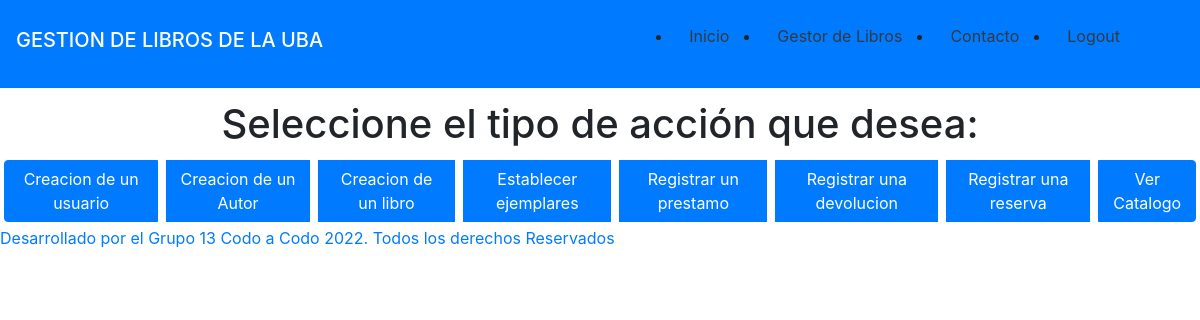
Before: /catalogo/consultas/Cervantes (signed in) with the older database file.
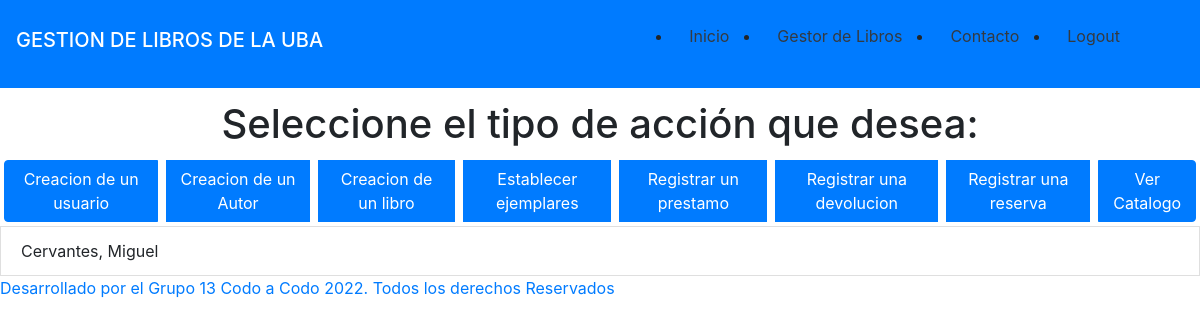
After: the same page with the newer database file.
### catalogo/models.py (models this page shows)
class autores(models.Model):
    nombre = models.CharField(max_length=50, verbose_name="Nombre")
    apellido = models.CharField(max_length=50, verbose_name="Apellido")
    nacionalidad = models.CharField(max_length=50, verbose_name="Nacionalidad")
    def __str__(self):
        return self.nombre + " " + self.apellido

### catalogo/views.py (the view)
# urls.py: path('consultas/<str:apellido>', views.consultas, name="consultas"),
@login_required(login_url='/login')
def consultas(request, apellido ):
    apellido = apellido.capitalize()
    autores_busqueda = autores.objects.filter(apellido=apellido)
    print(autores_busqueda)
    if autores_busqueda is not None:
        return render(request, "catalogo/index.html", {'autores': autores_busqueda})
    else:
        return render(request, "catalogo/index.html")

### templates/catalogo/index.html (shortened to what this page needs)
{% extends "base.html" %}
{% block cuerpo %}
{% if request.user.is_authenticated %}
        <h1 class="container text-center" style="margin-top:100px">Seleccione el tipo de acción que desea:</h1>
            <div class="btn-group" role="group">
                <a class="btn btn-primary m-1" href="{% url 'alta_usuario' %}">Creacion de un usuario</a>
                <a class="btn btn-primary m-1" href="{% url 'autores_alta' %}">Creacion de un Autor</a>
                <a class="btn btn-primary m-1" href="{% url 'alta_libros' %}">Creacion de un libro</a>
                <a class="btn btn-primary m-1" href="{% url 'alta_ejemplares' %}">Establecer ejemplares</a>
                <a class="btn btn-primary m-1" href="{% url 'prestamos' %}">Registrar un prestamo</a>
                <a class="btn btn-primary m-1" href="{% url 'devoluciones' %}">Registrar una devolucion</a>
                <a class="btn btn-primary m-1" href="{% url 'reservas' %}">Registrar una reserva</a>
                <a class="btn btn-primary m-1 " href="{% url 'catalogo' %}">Ver Catalogo</a>
            </div>
            {% if autores %}
                {% for autor in autores %}
                    <li class="list-group-item">{{autor.apellido}}, {{autor.nombre}}</li>
                {% endfor %}
            {% endif %}
{% else %}
            <h3 class="container text-center" style="margin-top:100px">Debes estas logeado para acceder a este contenido</h3>
{% endif %}
{% endblock cuerpo %}

Changed rows visible on the page:
now on this page (row edited): autores: apellido "Cervantes", nombre "Miguel"
